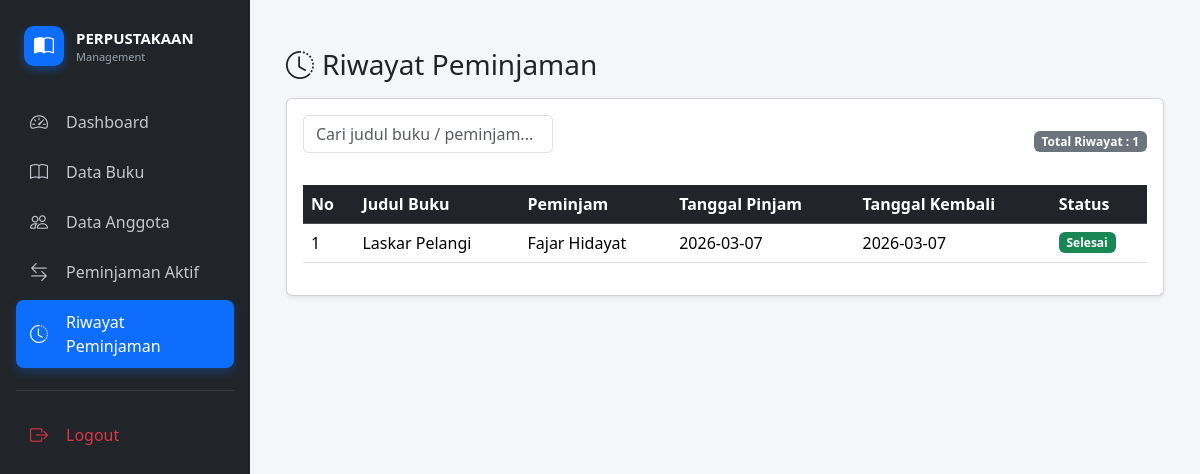
Page /peminjaman/riwayat.php on the committed database.
### tables this page shows
CREATE TABLE `peminjaman` (
  `id` int(11) NOT NULL,
  `buku_id` int(11) DEFAULT NULL,
  `tanggal_pinjam` date DEFAULT NULL,
  `tanggal_kembali` date DEFAULT NULL,
  `id_anggota` int(11) DEFAULT NULL,
  `status` varchar(20) DEFAULT 'dipinjam'
);

CREATE TABLE `buku` (
  `id` int(11) NOT NULL,
  `judul` varchar(100) DEFAULT NULL,
  `penulis` varchar(100) DEFAULT NULL,
  `tahun` int(11) DEFAULT NULL,
  `status` varchar(20) DEFAULT 'tersedia',
  `stok` int(11) DEFAULT 1
);

CREATE TABLE `anggota` (
  `id` int(11) NOT NULL,
  `nama` varchar(100) NOT NULL,
  `kelas` varchar(50) DEFAULT NULL,
  `no_hp` varchar(20) DEFAULT NULL,
  `created_at` timestamp NOT NULL DEFAULT current_timestamp()
);

### peminjaman/riwayat.php (the view, shortened to what this page needs)
<?php
include '../config/koneksi.php';
include '../navbar.php';
$cari = isset($_GET['cari']) ? $_GET['cari'] : '';
$data = mysqli_query($koneksi, "
SELECT p.id, b.judul, a.nama, p.tanggal_pinjam, p.tanggal_kembali
FROM peminjaman p
JOIN buku b ON p.buku_id = b.id
JOIN anggota a ON p.id_anggota = a.id
WHERE
b.judul LIKE '%$cari%'
OR a.nama LIKE '%$cari%'
ORDER BY p.id DESC
");
$total = mysqli_num_rows($data);
?>
<div class="container mt-4">
<h3 class="mb-3">
<i class="bi bi-clock-history me-2"></i>Riwayat Peminjaman
</h3>
<div class="card shadow-sm">
<div class="card-body">
<div class="d-flex justify-content-between align-items-center mb-3">
<form method="GET">
<input type="text"
name="cari"
class="form-control"
placeholder="Cari judul buku / peminjam..."
value="<?= $cari ?>"
style="width:250px;">
</form>
<span class="badge bg-secondary">
Total Riwayat : <?= $total ?>
</span>
</div>
<div class="table-responsive">
<table class="table table-hover align-middle">
<thead class="table-dark">
<tr>
<th>No</th>
<th>Judul Buku</th>
<th>Peminjam</th>
<th>Tanggal Pinjam</th>
<th>Tanggal Kembali</th>
<th>Status</th>
</tr>
</thead>
<tbody>
<?php
if($total > 0){
$no = 1;
while($r = mysqli_fetch_assoc($data)){
?>
<tr>
<td><?= $no++ ?></td>
<td><?= $r['judul'] ?></td>
<td><?= $r['nama'] ?></td>
<td><?= $r['tanggal_pinjam'] ?></td>
<td><?= $r['tanggal_kembali'] ?></td>
<td>
<?php if($r['tanggal_kembali'] == NULL){ ?>
<span class="badge bg-warning text-dark">
Dipinjam
</span>
<?php }else{ ?>
<span class="badge bg-success">
Selesai
</span>
<?php } ?>
</td>
</tr>
<?php
}
} ?>
</tbody>
</table>
</div>
</div>
</div>
</div>

### rows in the picture
peminjaman: buku.judul "Laskar Pelangi", id_anggota.nama "Fajar Hidayat", tanggal_pinjam "2026-03-07", tanggal_kembali "2026-03-07", shows "Selesai"

### other values in the picture
$total "1"
